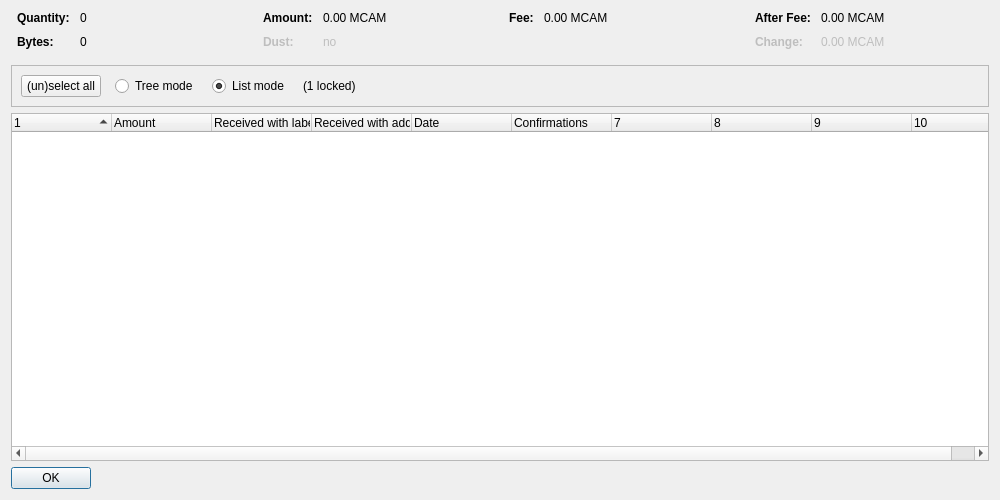
<?xml version="1.0" encoding="UTF-8"?>
<ui version="4.0">
 <class>CoinControlDialog</class>
 <widget class="QDialog" name="CoinControlDialog">
  <property name="geometry">
   <rect>
    <x>0</x>
    <y>0</y>
    <width>1000</width>
    <height>500</height>
   </rect>
  </property>
  <property name="windowTitle">
   <string>Coin Selection</string>
  </property>
  <layout class="QVBoxLayout" name="verticalLayout">
   <item>
    <layout class="QHBoxLayout" name="horizontalLayoutTop" stretch="0,0,0,0">
     <property name="topMargin">
      <number>0</number>
     </property>
     <property name="bottomMargin">
      <number>10</number>
     </property>
     <item>
      <layout class="QFormLayout" name="formLayoutCoinControl1">
       <property name="horizontalSpacing">
        <number>10</number>
       </property>
       <property name="verticalSpacing">
        <number>10</number>
       </property>
       <property name="leftMargin">
        <number>6</number>
       </property>
       <property name="rightMargin">
        <number>6</number>
       </property>
       <item row="0" column="0">
        <widget class="QLabel" name="labelCoinControlQuantityText">
         <property name="font">
          <font>
           <weight>75</weight>
           <bold>true</bold>
          </font>
         </property>
         <property name="text">
          <string>Quantity:</string>
         </property>
        </widget>
       </item>
       <item row="0" column="1">
        <widget class="QLabel" name="labelCoinControlQuantity">
         <property name="cursor">
          <cursorShape>IBeamCursor</cursorShape>
         </property>
         <property name="contextMenuPolicy">
          <enum>Qt::ActionsContextMenu</enum>
         </property>
         <property name="text">
          <string notr="true">0</string>
         </property>
         <property name="textInteractionFlags">
          <set>Qt::LinksAccessibleByMouse|Qt::TextSelectableByKeyboard|Qt::TextSelectableByMouse</set>
         </property>
        </widget>
       </item>
       <item row="1" column="0">
        <widget class="QLabel" name="labelCoinControlBytesText">
         <property name="font">
          <font>
           <weight>75</weight>
           <bold>true</bold>
          </font>
         </property>
         <property name="text">
          <string>Bytes:</string>
         </property>
        </widget>
       </item>
       <item row="1" column="1">
        <widget class="QLabel" name="labelCoinControlBytes">
         <property name="cursor">
          <cursorShape>IBeamCursor</cursorShape>
         </property>
         <property name="contextMenuPolicy">
          <enum>Qt::ActionsContextMenu</enum>
         </property>
         <property name="text">
          <string notr="true">0</string>
         </property>
         <property name="textInteractionFlags">
          <set>Qt::LinksAccessibleByMouse|Qt::TextSelectableByKeyboard|Qt::TextSelectableByMouse</set>
         </property>
        </widget>
       </item>
      </layout>
     </item>
     <item>
      <layout class="QFormLayout" name="formLayoutCoinControl2">
       <property name="horizontalSpacing">
        <number>10</number>
       </property>
       <property name="verticalSpacing">
        <number>10</number>
       </property>
       <property name="leftMargin">
        <number>6</number>
       </property>
       <property name="rightMargin">
        <number>6</number>
       </property>
       <item row="0" column="0">
        <widget class="QLabel" name="labelCoinControlAmountText">
         <property name="font">
          <font>
           <weight>75</weight>
           <bold>true</bold>
          </font>
         </property>
         <property name="text">
          <string>Amount:</string>
         </property>
        </widget>
       </item>
       <item row="0" column="1">
        <widget class="QLabel" name="labelCoinControlAmount">
         <property name="cursor">
          <cursorShape>IBeamCursor</cursorShape>
         </property>
         <property name="contextMenuPolicy">
          <enum>Qt::ActionsContextMenu</enum>
         </property>
         <property name="text">
          <string notr="true">0.00 MCAM</string>
         </property>
         <property name="textInteractionFlags">
          <set>Qt::LinksAccessibleByMouse|Qt::TextSelectableByKeyboard|Qt::TextSelectableByMouse</set>
         </property>
        </widget>
       </item>
       <item row="1" column="0">
        <widget class="QLabel" name="labelCoinControlLowOutputText">
         <property name="enabled">
          <bool>false</bool>
         </property>
         <property name="font">
          <font>
           <weight>75</weight>
           <bold>true</bold>
          </font>
         </property>
         <property name="text">
          <string>Dust:</string>
         </property>
        </widget>
       </item>
       <item row="1" column="1">
        <widget class="QLabel" name="labelCoinControlLowOutput">
         <property name="enabled">
          <bool>false</bool>
         </property>
         <property name="cursor">
          <cursorShape>IBeamCursor</cursorShape>
         </property>
         <property name="contextMenuPolicy">
          <enum>Qt::ActionsContextMenu</enum>
         </property>
         <property name="text">
          <string notr="true">no</string>
         </property>
         <property name="textInteractionFlags">
          <set>Qt::LinksAccessibleByMouse|Qt::TextSelectableByKeyboard|Qt::TextSelectableByMouse</set>
         </property>
        </widget>
       </item>
      </layout>
     </item>
     <item>
      <layout class="QFormLayout" name="formLayoutCoinControl3">
       <property name="horizontalSpacing">
        <number>10</number>
       </property>
       <property name="verticalSpacing">
        <number>10</number>
       </property>
       <property name="leftMargin">
        <number>6</number>
       </property>
       <property name="rightMargin">
        <number>6</number>
       </property>
       <item row="0" column="0">
        <widget class="QLabel" name="labelCoinControlFeeText">
         <property name="font">
          <font>
           <weight>75</weight>
           <bold>true</bold>
          </font>
         </property>
         <property name="text">
          <string>Fee:</string>
         </property>
        </widget>
       </item>
       <item row="0" column="1">
        <widget class="QLabel" name="labelCoinControlFee">
         <property name="cursor">
          <cursorShape>IBeamCursor</cursorShape>
         </property>
         <property name="contextMenuPolicy">
          <enum>Qt::ActionsContextMenu</enum>
         </property>
         <property name="text">
          <string notr="true">0.00 MCAM</string>
         </property>
         <property name="textInteractionFlags">
          <set>Qt::LinksAccessibleByMouse|Qt::TextSelectableByKeyboard|Qt::TextSelectableByMouse</set>
         </property>
        </widget>
       </item>
      </layout>
     </item>
     <item>
      <layout class="QFormLayout" name="formLayoutCoinControl4">
       <property name="horizontalSpacing">
        <number>10</number>
       </property>
       <property name="verticalSpacing">
        <number>10</number>
       </property>
       <property name="leftMargin">
        <number>6</number>
       </property>
       <property name="rightMargin">
        <number>6</number>
       </property>
       <item row="0" column="0">
        <widget class="QLabel" name="labelCoinControlAfterFeeText">
         <property name="font">
          <font>
           <weight>75</weight>
           <bold>true</bold>
          </font>
         </property>
         <property name="text">
          <string>After Fee:</string>
         </property>
        </widget>
       </item>
       <item row="0" column="1">
        <widget class="QLabel" name="labelCoinControlAfterFee">
         <property name="cursor">
          <cursorShape>IBeamCursor</cursorShape>
         </property>
         <property name="contextMenuPolicy">
          <enum>Qt::ActionsContextMenu</enum>
         </property>
         <property name="text">
          <string notr="true">0.00 MCAM</string>
         </property>
         <property name="textInteractionFlags">
          <set>Qt::LinksAccessibleByMouse|Qt::TextSelectableByKeyboard|Qt::TextSelectableByMouse</set>
         </property>
        </widget>
       </item>
       <item row="1" column="0">
        <widget class="QLabel" name="labelCoinControlChangeText">
         <property name="enabled">
          <bool>false</bool>
         </property>
         <property name="font">
          <font>
           <weight>75</weight>
           <bold>true</bold>
          </font>
         </property>
         <property name="text">
          <string>Change:</string>
         </property>
        </widget>
       </item>
       <item row="1" column="1">
        <widget class="QLabel" name="labelCoinControlChange">
         <property name="enabled">
          <bool>false</bool>
         </property>
         <property name="cursor">
          <cursorShape>IBeamCursor</cursorShape>
         </property>
         <property name="contextMenuPolicy">
          <enum>Qt::ActionsContextMenu</enum>
         </property>
         <property name="text">
          <string notr="true">0.00 MCAM</string>
         </property>
         <property name="textInteractionFlags">
          <set>Qt::LinksAccessibleByMouse|Qt::TextSelectableByKeyboard|Qt::TextSelectableByMouse</set>
         </property>
        </widget>
       </item>
      </layout>
     </item>
    </layout>
   </item>
   <item>
    <widget class="QFrame" name="frame">
     <property name="minimumSize">
      <size>
       <width>0</width>
       <height>40</height>
      </size>
     </property>
     <property name="frameShape">
      <enum>QFrame::StyledPanel</enum>
     </property>
     <property name="frameShadow">
      <enum>QFrame::Sunken</enum>
     </property>
     <layout class="QHBoxLayout" name="horizontalLayout">
      <item>
       <layout class="QHBoxLayout" name="horizontalLayoutPanel" stretch="0,0,0,0,0">
        <property name="spacing">
         <number>14</number>
        </property>
        <item>
         <widget class="QPushButton" name="pushButtonSelectAll">
          <property name="sizePolicy">
           <sizepolicy hsizetype="Maximum" vsizetype="Fixed">
            <horstretch>0</horstretch>
            <verstretch>0</verstretch>
           </sizepolicy>
          </property>
          <property name="text">
           <string>(un)select all</string>
          </property>
          <property name="autoDefault">
           <bool>false</bool>
          </property>
         </widget>
        </item>
        <item>
         <widget class="QRadioButton" name="radioTreeMode">
          <property name="sizePolicy">
           <sizepolicy hsizetype="Maximum" vsizetype="Fixed">
            <horstretch>0</horstretch>
            <verstretch>0</verstretch>
           </sizepolicy>
          </property>
          <property name="text">
           <string>Tree mode</string>
          </property>
         </widget>
        </item>
        <item>
         <widget class="QRadioButton" name="radioListMode">
          <property name="sizePolicy">
           <sizepolicy hsizetype="Maximum" vsizetype="Fixed">
            <horstretch>0</horstretch>
            <verstretch>0</verstretch>
           </sizepolicy>
          </property>
          <property name="text">
           <string>List mode</string>
          </property>
          <property name="checked">
           <bool>true</bool>
          </property>
         </widget>
        </item>
        <item>
         <widget class="QLabel" name="labelLocked">
          <property name="text">
           <string notr="true">(1 locked)</string>
          </property>
         </widget>
        </item>
        <item>
         <spacer name="horizontalSpacer">
          <property name="orientation">
           <enum>Qt::Horizontal</enum>
          </property>
          <property name="sizeHint" stdset="0">
           <size>
            <width>40</width>
            <height>20</height>
           </size>
          </property>
         </spacer>
        </item>
       </layout>
      </item>
     </layout>
    </widget>
   </item>
   <item>
    <widget class="CoinControlTreeWidget" name="treeWidget">
     <property name="contextMenuPolicy">
      <enum>Qt::CustomContextMenu</enum>
     </property>
     <property name="sortingEnabled">
      <bool>false</bool>
     </property>
     <property name="columnCount">
      <number>10</number>
     </property>
     <attribute name="headerShowSortIndicator" stdset="0">
      <bool>true</bool>
     </attribute>
     <attribute name="headerStretchLastSection">
      <bool>false</bool>
     </attribute>
     <column>
      <property name="text">
       <string/>
      </property>
     </column>
     <column>
      <property name="text">
       <string>Amount</string>
      </property>
     </column>
     <column>
      <property name="text">
       <string>Received with label</string>
      </property>
     </column>
     <column>
      <property name="text">
       <string>Received with address</string>
      </property>
     </column>
     <column>
      <property name="text">
       <string>Date</string>
      </property>
     </column>
     <column>
      <property name="text">
       <string>Confirmations</string>
      </property>
      <property name="toolTip">
       <string>Confirmed</string>
      </property>
     </column>
     <column>
      <property name="text">
       <string/>
      </property>
     </column>
     <column>
      <property name="text">
       <string/>
      </property>
     </column>
     <column>
      <property name="text">
       <string/>
      </property>
     </column>
     <column>
      <property name="text">
       <string/>
      </property>
     </column>
    </widget>
   </item>
   <item>
    <widget class="QDialogButtonBox" name="buttonBox">
     <property name="sizePolicy">
      <sizepolicy hsizetype="Maximum" vsizetype="Fixed">
       <horstretch>0</horstretch>
       <verstretch>0</verstretch>
      </sizepolicy>
     </property>
     <property name="orientation">
      <enum>Qt::Horizontal</enum>
     </property>
     <property name="standardButtons">
      <set>QDialogButtonBox::Ok</set>
     </property>
    </widget>
   </item>
  </layout>
 </widget>
 <customwidgets>
  <customwidget>
   <class>CoinControlTreeWidget</class>
   <extends>QTreeWidget</extends>
   <header>coincontroltreewidget.h</header>
  </customwidget>
 </customwidgets>
 <resources/>
 <connections/>
</ui>
